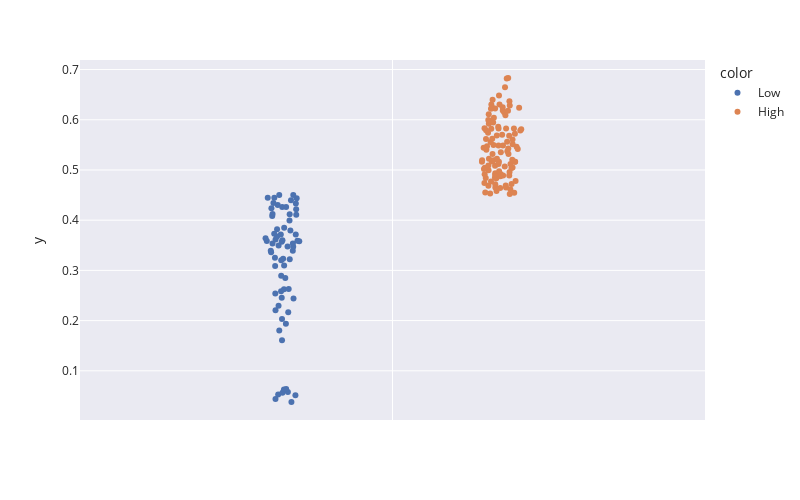

The cell this chart's notebook holds for it:
### Markdown cell above
Plot a bee swarm plot to check how all countries indexes are arranged.

### Code cell
fig = px.strip(y = dataFrame[i].iloc[:,-2], color = dataFrame[i].iloc[:,-1],  hover_name=country, 
                template = 'seaborn', width = 800, height = 500
                )

fig.show()

### Figure 1 — Plotly figure (JSON) as saved in the notebook; plotly's stock layout.template omitted (floating-point values rounded to 4 significant figures)
{"data": [{"alignmentgroup": "True", "boxpoints": "all", "fillcolor": "rgba(255,255,255,0)", "hoveron": "points", "hovertemplate": "<b>%{hovertext}</b><br><br>color=Low<br>y=%{y}<extra></extra>", "hovertext": ["Afghanistan", "Angola", "Bangladesh", "Barbados", "Belize", "Benin", "Bhutan", "Botswana", "Bulgaria", "Burkina Faso", "Burundi", "Cabo Verde", "Cambodia", "Cameroon", "Central African Republic", "Chad", "Comoros", "Congo (Dem. Rep.)", "Congo (Rep.)", "Cote d'Ivoire", "Djibouti", "Dominican Republic", "El Salvador", "Equatorial Guinea", "Eritrea", "Eswatini", "Ethiopia", "Gabon", "Gambia, The", "Guinea", "Guinea-Bissau", "Haiti", "Iceland", "Kenya", "Korea (Dem. People’s Rep.)", "Laos", "Lesotho", "Liberia", "Madagascar", "Malawi", "Mali", "Malta", "Mauritania", "Mozambique", "Myanmar", "Namibia", "Niger", "Nigeria", "North Macedonia", "Pakistan", "Papua New Guinea", "Philippines", "Rwanda", "Sierra Leone", "Solomon Islands", "Somalia", "South Africa", "South Sudan", "Sudan", "Syria", "Tanzania", "Timor-Leste", "Togo", "Uganda", "United Kingdom", "Venezuela", "Yemen", "Zambia", "Zimbabwe"], "legendgroup": "Low", "line": {"color": "rgba(255,255,255,0)"}, "marker": {"color": "rgb(76,114,176)"}, "name": "Low", "offsetgroup": "Low", "orientation": "v", "pointpos": 0, "showlegend": true, "type": "box", "x0": " ", "xaxis": "x", "y": [0.3601, 0.3994, 0.2586, 0.1802, 0.4218, 0.3362, 0.424, 0.3851, 0.2541, 0.3717, 0.3097, 0.4342, 0.4396, 0.3578, 0.1608, 0.05266, 0.3537, 0.2848, 0.3537, 0.3494, 0.3613, 0.2453, 0.4439, 0.3478, 0.3584, 0.04392, 0.4263, 0.4301, 0.3251, 0.2891, 0.3089, 0.3472, 0.2625, 0.4116, 0.2165, 0.4333, 0.05614, 0.3234, 0.1936, 0.3593, 0.3393, 0.4503, 0.3717, 0.3393, 0.4503, 0.3819, 0.3224, 0.06301, 0.263, 0.4445, 0.4124, 0.2439, 0.4085, 0.06376, 0.2034, 0.03793, 0.05777, 0.05113, 0.4262, 0.2207, 0.3795, 0.4107, 0.3676, 0.3729, 0.3205, 0.4449, 0.2295, 0.3569, 0.3639], "y0": " ", "yaxis": "y"}, {"alignmentgroup": "True", "boxpoints": "all", "fillcolor": "rgba(255,255,255,0)", "hoveron": "points", "hovertemplate": "<b>%{hovertext}</b><br><br>color=High<br>y=%{y}<extra></extra>", "hovertext": ["Albania", "Algeria", "Argentina", "Armenia", "Australia", "Austria", "Azerbaijan", "Bahamas", "Bahrain", "Belarus", "Belgium", "Bolivia", "Bosnia and Herzegovina", "Brazil", "Brunei Darussalam", "Canada", "Chile", "China", "Colombia", "Costa Rica", "Croatia", "Cuba", "Cyprus", "Czech Republic", "Denmark", "Ecuador", "Egypt", "Estonia", "Fiji", "Finland", "France", "Georgia", "Germany", "Ghana", "Greece", "Guatemala", "Guyana", "Honduras", "Hungary", "India", "Indonesia", "Iran", "Iraq", "Ireland", "Israel", "Italy", "Jamaica", "Japan", "Jordan", "Kazakhstan", "Korea (Rep.)", "Kosovo", "Kuwait", "Kyrgyzstan", "Latvia", "Lebanon", "Libya", "Lithuania", "Luxembourg", "Malaysia", "Maldives", "Mauritius", "Mexico", "Moldova", "Mongolia", "Montenegro", "Morocco", "Nepal", "Netherlands", "New Zealand", "Nicaragua", "Norway", "Oman", "Panama", "Paraguay", "Peru", "Poland", "Portugal", "Qatar", "Romania", "Russia", "Saudi Arabia", "Senegal", "Serbia", "Singapore", "Slovakia", "Slovenia", "Spain", "Sri Lanka", "Suriname", "Sweden", "Switzerland", "Taiwan", "Tajikistan", "Thailand", "Trinidad and Tobago", "Tunisia", "Turkiye", "Turkmenistan", "Ukraine", "United Arab Emirates", "United States", "Uruguay", "Uzbekistan", "Vietnam"], "legendgroup": "High", "line": {"color": "rgba(255,255,255,0)"}, "marker": {"color": "rgb(221,132,82)"}, "name": "High", "offsetgroup": "High", "orientation": "v", "pointpos": 0, "showlegend": true, "type": "box", "x0": " ", "xaxis": "x", "y": [0.5018, 0.5558, 0.6152, 0.4842, 0.625, 0.5922, 0.4716, 0.4651, 0.504, 0.5196, 0.5982, 0.5069, 0.5046, 0.6371, 0.474, 0.6485, 0.5946, 0.574, 0.5681, 0.5685, 0.5166, 0.5863, 0.5606, 0.5786, 0.6285, 0.5475, 0.5353, 0.5086, 0.4771, 0.604, 0.6832, 0.4531, 0.6306, 0.4521, 0.5995, 0.4846, 0.4553, 0.4778, 0.5224, 0.5374, 0.5166, 0.5811, 0.4889, 0.6178, 0.6217, 0.6305, 0.5164, 0.6649, 0.5319, 0.4993, 0.6226, 0.4935, 0.556, 0.4833, 0.4888, 0.4917, 0.5196, 0.4899, 0.5618, 0.5824, 0.5117, 0.4913, 0.5791, 0.4614, 0.4639, 0.4546, 0.5416, 0.4684, 0.6248, 0.5825, 0.496, 0.609, 0.5488, 0.5426, 0.5118, 0.5486, 0.5622, 0.5832, 0.5225, 0.5165, 0.5703, 0.472, 0.4579, 0.465, 0.5826, 0.5402, 0.5499, 0.6396, 0.5089, 0.4875, 0.6182, 0.6241, 0.611, 0.4689, 0.5442, 0.5051, 0.5317, 0.5819, 0.4977, 0.5202, 0.572, 0.6821, 0.5514, 0.5165, 0.5462], "y0": " ", "yaxis": "y"}], "layout": {"boxmode": "group", "height": 500, "legend": {"title": {"text": "color"}, "tracegroupgap": 0}, "margin": {"t": 60}, "width": 800, "xaxis": {"anchor": "y", "domain": [0, 1]}, "yaxis": {"anchor": "x", "domain": [0, 1], "title": {"text": "y"}}}}
